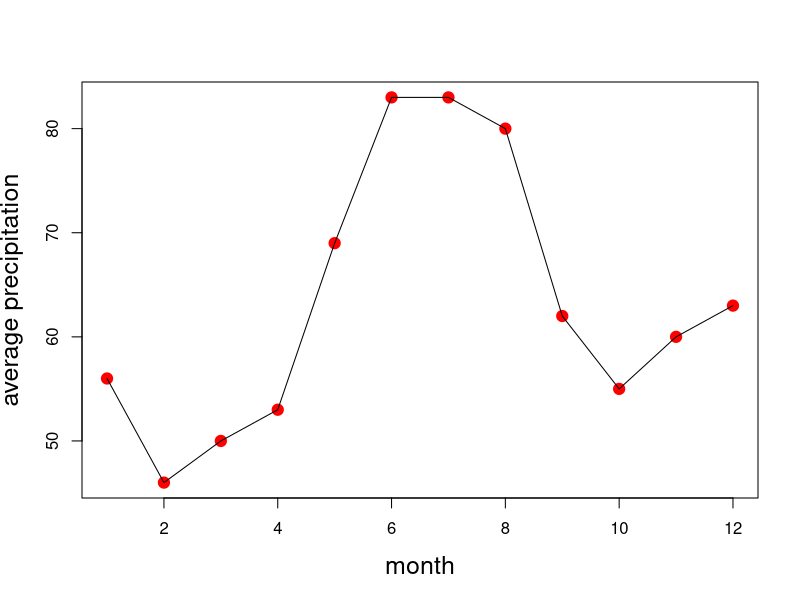

Write the R code that produced this figure. (Note: this script raises an error after producing the figure.)
## ---- chunk 1
setwd("C:/Users/Ltischer/Documents/Studium/A Master/Geostatistics/R-Skripte/geostat_homework")
## ---- chunk 2
prec_avg1 <- c(56, 46, 50, 53, 69, 83, 83, 80, 62, 55, 60, 63)
plot(prec_avg1, 
     pch = 19, 
     col = "red", 
     cex = 1.5, 
     ylab = "average precipitation", 
     xlab = "month", 
     cex.lab = 1.5)
lines(lowess(prec_avg1, f = .2)) # add a line connecting the points.
## ---- chunk 3
# enter the R Code for the Analysis. echo = F if code shouldn?t be shown. eval = F code is shown but not executed.
library(raster)
# get the surface/shape/map of country borders of germany
germany <- getData("GADM", country = "DEU", level = 2)
plot(germany)
## ---- chunk 4
# get the precipitation data of germany
prec_germany <- getData("worldclim", var = "prec", res = .5, lon = 10, lat = 51)
plot(prec_germany) 

# crop the precipitation data to the extend of germany`s country borders
prec_germany1 <- crop(prec_germany, germany) # crop "reduces" image to extent of germany.
spplot(prec_germany1)

prec_germany2 <- mask(prec_germany1, germany) # mask "reduces" image to surface of germany.
spplot(prec_germany2)
## ---- chunk 5
bavaria = germany[germany$NAME_1 == "Bayern", ] # define the part of the germany-data for bavaria
plot(bavaria)
prec_bavaria = mask(crop(prec_germany, bavaria), bavaria)
plot(prec_bavaria)

# plot the precipitation of Bavaria in December compared to July
par(mfrow = c(1,2), mar = c(4,4,5,5), mgp = c(2, 1, 0))
plot(prec_bavaria$prec12_16, 
     xlab = "December", 
     legend.args=list(text="precipitation [ml]", side = 2, font=2, line = 0.5, cex=1.1))
plot(prec_bavaria$prec7_16, 
     xlab = "July", 
     legend.args=list(text="precipitation [ml]", side = 2, font=2, line = 0.5, cex=1.1))
## ---- chunk 6
getData("ISO3") # get the ISO-code from South Africa --> ZAF
s_africa = getData("GADM", country = "ZAF", level = 2) # get the country boarders
plot(s_africa)
# get long(x) and lat(y) values
mean(c(xmin(s_africa), xmax(s_africa))) # long value: 24
mean(c(ymin(s_africa), ymax(s_africa))) # lat value: - 29
prec_s_africa.1 = getData("worldclim", var = "prec", res = .5, lon = 24, lat = -29) # get the precipitation data 
#--> not all is covered

prec_s_africa.2 = getData("worldclim", var = "prec", res = .5, lon = 23, lat = -33) # get the rest of the data
prec_s_africa.3 = getData("worldclim", var = "prec", res = .5, lon = 31, lat = -28)
prec_s_africa = mosaic(prec_s_africa.1, prec_s_africa.2, prec_s_africa.3, fun = mean) # connect the datasets
prec_s_africa2 = mask(crop(prec_s_africa, s_africa), s_africa) # reduce the data to the country borders of south Africa.
plot(prec_s_africa2) # check of data is correct

prec_s_africa_avg <- cellStats(prec_s_africa2, stat = "mean") # calculate mean vlaues for south africa and germany
prec_germany_avg <- cellStats(prec_germany2, stat = "mean")



par(mfrow = c(1,2)) # plot the mean precipitation values of the two countries next to each other
plot(prec_germany_avg, 
     pch = 19, 
     col = "red", 
     cex = 1.5, 
     ylab = "average precipitation germany", 
     xlab = "month", 
     cex.lab = 1.5)
lines(lowess(prec_germany_avg, f = .2)) # add a line connecting the points. f: smoothness-factor, larger values give more smoothness
plot(prec_s_africa_avg, 
     pch = 19, 
     col = "blue", 
     cex = 1.5, 
     ylab = "average precipitation south africa", 
     xlab = "month", 
     cex.lab = 1.5)
lines(lowess(prec_s_africa_avg, f = .2))



par(mgp = c(3, 1.5, 0), mfrow = c(1,1)) # move labels further from the plot
prec_total_avg = cbind(prec_germany_avg, prec_s_africa_avg) # connect the precipitation from germany and s_africa to one dataframe
# and plot it comparing the countries in a boxplot
boxplot(prec_total_avg, 
        xlab = "Countries",
        ylab = "Mean Precipitation [ml]", 
        names = c("mean\nGermany", "mean\nSouth Africa"), 
        main = "Mean Precipitation\nGermany vs. South Africa", 
        cex.lab = 1.3, 
        cex.names = 1.3, 
        cex.axis = 1.2, 
        las = 1)
